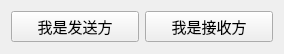
<?xml version="1.0" encoding="UTF-8"?>
<ui version="4.0">
 <class>FileTrans</class>
 <widget class="QWidget" name="FileTrans">
  <property name="geometry">
   <rect>
    <x>0</x>
    <y>0</y>
    <width>284</width>
    <height>54</height>
   </rect>
  </property>
  <property name="windowTitle">
   <string>传输助手</string>
  </property>
  <property name="windowIcon">
   <iconset resource="Resouce.qrc">
    <normaloff>:/transfer/res/transfer/trans.png</normaloff>:/transfer/res/transfer/trans.png</iconset>
  </property>
  <layout class="QHBoxLayout" name="horizontalLayout">
   <item>
    <widget class="QPushButton" name="btnSender">
     <property name="font">
      <font>
       <pointsize>11</pointsize>
      </font>
     </property>
     <property name="text">
      <string>我是发送方</string>
     </property>
    </widget>
   </item>
   <item>
    <widget class="QPushButton" name="btnReciver">
     <property name="font">
      <font>
       <pointsize>11</pointsize>
      </font>
     </property>
     <property name="text">
      <string>我是接收方</string>
     </property>
    </widget>
   </item>
  </layout>
 </widget>
 <resources>
  <include location="Resouce.qrc"/>
 </resources>
 <connections/>
</ui>
